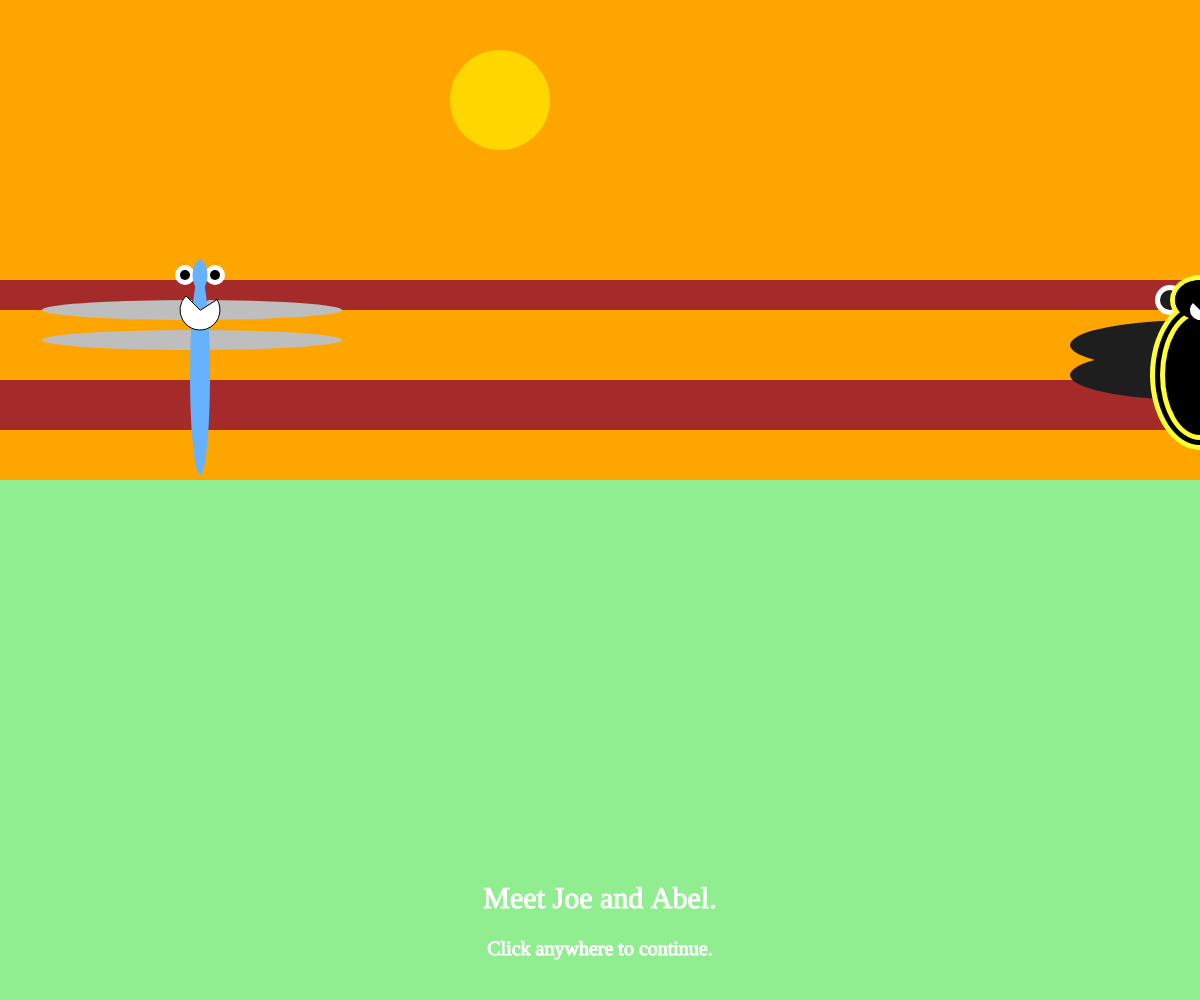
Frame 1 (no input)
Frame 60 (no input): identical to frame 1, image omitted
Frame 120 (the mouse pressed at the canvas centre since frame 60): identical to frame 1, image omitted

The p5.js sketch that drew this single still picture (run headless with seeded random() and noise() and a simulated clock; from frame 60 on, the mouse is pressed at the canvas centre):

// p5.js sketch
// ── sketch.js
/*
	mmp 310 week 3 (02/13/2019)
	interactive story 3
	plot sketch, adding functions
*/


// global Variables
var x = 200; // main x postion
var y = 200; // main y postion
var w = 200; // main width
var h = 200; // main height

// sun
var sunX = 100;
var sunY = 100;
var sunW = 100;
var sunH = 100;
//var sunSize = 100;

// chapters
var chapter = "morning"; // day, night
var whichFruit;

function setup() {
	createCanvas(windowWidth, windowHeight);
	textAlign(CENTER, CENTER);
	textFont('Hanalei Fill');
}

function draw() {
	background(200);
	
	if (chapter == "morning") {
        background('orange');
		fill('gold');
        noStroke();
		ellipse(500, 100, 100);
        
        // Grass
        noStroke();
        fill("lightgreen");  // grass color
        rect(x - 200, y + 280, windowWidth, windowHeight);
        
        
        
        // Fence
        noStroke();
        fill("brown");  // fence color
        rect(x - 200, y + 80, windowWidth, h - 170);
        
        // Fence
        noStroke();
        fill("brown");  // fence color
        rect(x - 200, y + 180, windowWidth, h - 150);
        
		abel(800, 200, 200);  // first character
		joel(200, 100, 200); // second character
        
        
		narrative("Meet Joe and Abel.", "Click anywhere to continue.");
	} else if (chapter == "day") {
        background('lightblue');
		fill('gold');
        noStroke();
		ellipse(800, 100, 100);
        
        // Grass
        noStroke();
        fill("lightgreen");  // grass color
        rect(x - 200, y + 280, windowWidth, windowHeight);
        
		abel(600, 150, 200);  
		joel(300, 75, 200);
		narrative("Then the user ate one of them.", "Click on one of the characters to eat it.");
	} else if (chapter == "night") {
		if (whichFruit == "joel") {
            background('darkblue');
            
            // Moon
            noStroke();
            fill("white");    // Moon color
            ellipse(sunX - 30, sunW + 20, sunW + 0, sunH + 0);
            
            // Grass
        noStroke();
        fill("lightgreen");  // grass color
        rect(x - 200, y + 280, windowWidth, windowHeight);
            
			abel(300, 100, 300);
			narrative("Abel is Stuff.", "Click anywhere to start over.");
		}
		if (whichFruit == "abel") {
            background('darkblue');
            
            // Moon
            noStroke();
            fill("white");    // Moon color
            ellipse(sunX - 30, sunW + 20, sunW + 0, sunH + 0);
            
            // Grass
        noStroke();
        fill("lightgreen");  // grass color
        rect(x - 200, y + 280, windowWidth, windowHeight);
			
			joel(600, 50, 200 - 150);
			narrative("Joel is Stuff.", "Click anywhere to start over.");
		}
	}
}

function mouseClicked() {
	// change chapter
	if (chapter == "morning") chapter = "day";
//	else if (chapter == "day") chapter = "night";
	else if (chapter == "night") chapter = "morning";
	
	// detect which character is clicked
	else if (chapter == "day") {
		// clicked abel
		var abelDist = dist(mouseX, mouseY, 300, 200);
		if (abelDist < 800) {
			whichFruit = "abel";
			chapter = "night";
		}
		// clicked joel
		var joelDist = dist(mouseX, mouseY, 400, 100);
		if (joelDist < 260 / 2) {
			whichFruit = "joel";
			chapter = "night";
		}
	}
}

function abel(x, s, o) {
	var eyeSize = s / 10;
    
    //Character 2 
    noStroke();
    fill(255);  // outter eye colors
    
    // Character 2 
    ellipse(x + 370, y + 100, w - 170, h - 170);  // outter left eye
    
    // Characater 2 
    ellipse(x + 430, y + 100, w - 170, h - 170);  // outter right eye
    
    
    //Character 2 
    noStroke();
    fill(30);  // eye colors
    
    // Character 2 
    ellipse(x + 370, y + 100, w - 180, h - 180);  // left eye
    
    // Characater 2 
    ellipse(x + 430, y + 100, w - 180, h - 180);  // right eye
    
    //character 2
    arc(x + 395, y + 145, w + 50, h - 150, 100, PI + HALF_PI, PIE);  // top wings 
    
    //character 2
    arc(x + 395, y + 175, w + 50, h - 150, 100, PI + HALF_PI, PIE);  // bottom wings
    
    
    //Character 2
    noStroke();
    fill(255, 255, 51);
    
    // Character 2 
    ellipse(x + 400, y + 100, w - 140, h - 150);  // head
    
    // Characater 2  
    ellipse(x + 400, y + 175, o - 100, h - 50);  // top Body
    
    
    
    //Character 2
    noStroke();
    fill(0);
    
    // Character 2 
    ellipse(x + 400, y + 100, w - 150, h - 160); // head
    
    // Characater 2  
    ellipse(x + 400, y + 175, o - 110, h - 60); // top Body
    
    
    
    //Character 2 
    noStroke();
    fill(255, 255, 51); // layer 2
    
    // Character 2 
    ellipse(x + 400, y + 100, w - 160, h - 170); // head
    
    // Characater 2  
    ellipse(x + 400, y + 175, o - 120, h - 70); // top Body
    
    
    
    //Character 2 
    noStroke(); 
    fill(0);  // layer 3
    
    // Character 2 
    ellipse(x + 400, y + 100, w - 150, h - 160); // head
    
    // Characater 2 
    ellipse(x + 400, y + 175, o - 130, h - 80);  // top Body
    
    
    //Character 2 
    noStroke(); 
    fill(255);  // mouth color
    
    //character 2
    arc(x + 400, y + 110, w - 180, h - 180, 100, PI + QUARTER_PI, PIE);  // mouth
    
    // end of character 2

}

function joel(x, s, o) {
    
    //Character 1 
    noStroke();
    fill(255);  // eye colors
    
    // Characater 1 
    ellipse(x - 15, y + 75, w - 180, h - 180);  // Outter left eye
    
    // Characater 1 
    ellipse(x + 15, y + 75, w - 180, h - 180);  // Outter right eye
    
    
    
    //Character 1 
    noStroke();
    fill(0);  // eye colors
    
    // Characater 1 
    ellipse(x - 15, y + 75, w - 190, h - 190);  // left eye
    
    // Characater 1 
    ellipse(x + 15, y + 75, w - 190, h - 190);  // right eye
    
    
    //Character 1 
    noStroke();
    fill(190);  // wings color   
    
    //character 1
    arc(x - 8, y + 110, w + 100, h -180, 100, PI + HALF_PI, PIE);  // top wings  
    
    //character 1
    arc(x - 8, y + 140, w + 100, h - 180, 100, PI + HALF_PI, PIE);  // bottom wings
    
    
    
    //Character 1 
    noStroke();
    fill(102, 178, 255);  // head and body color
    
    // Characater 1 
    ellipse(x + 0, y + 75, w - 185, h - 170);  // head
    
    // Characater 1 
    ellipse(x + 0, y + 175, o - 180, h + 0);  // Body
    
    
    
    stroke(0);
    fill(255);
    
    //character 1
    arc(x + 0, y + 110, w - 160, h - 160, 100, PI + QUARTER_PI, PIE);  // mouth
    
    
    // end of character 1
    
}

function narrative(story, instructions) {
	// narrative
	stroke(255);
	textSize(30);
	text(story, width / 2, height - 100);
	// instructions
	textSize(20);
	text(instructions, width / 2, height - 50);
    
}
